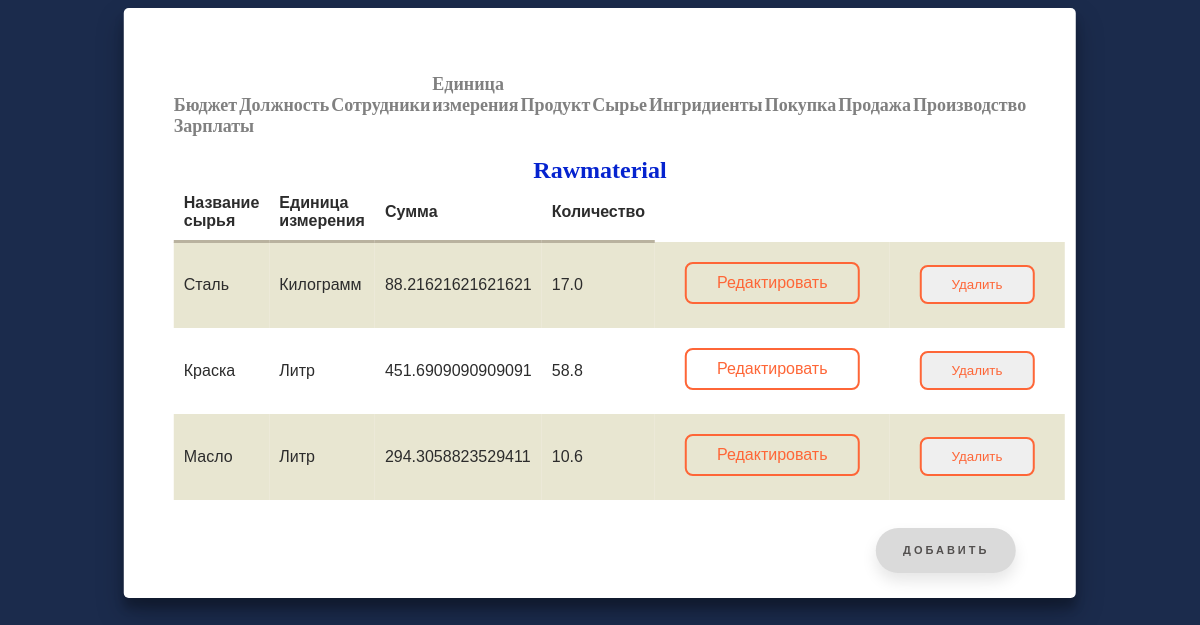
/rawmaterial, run on the app's committed database.
### modul/models.py (models this page shows, shortened)
class Rawmaterial(models.Model):
    Rm_name = models.CharField("Название",max_length=150)
    Unit = models.ForeignKey(Units,verbose_name="Единица измерения",null=True,on_delete=models.SET_NULL)
    Summ = models.FloatField("Сумма",default=0)
    Amount = models.FloatField("Количество",default=0)
    class Meta:
        verbose_name = 'Сырьё'
        verbose_name_plural = 'Сырьё'

class  Units(models.Model):
    Unit = models.CharField("Единица измерения",max_length=100)
    class Meta:
        verbose_name = 'Единица измерения'
        verbose_name_plural = 'Единицы измерения'

### modul/views.py (the view)
# urls.py: path("rawmaterial",views.RawsView.as_view(), name = 'raw'),
class RawsView(ListView):
    model = Rawmaterial
    template_name = 'modul/raw.html'
    context_object_name = 'raws'

### modul/templates/modul/raw.html
{% extends "modul/home.html"%}
{% block content %}
<h2>Rawmaterial</h2>
<table>
    <tr>
        <th>Название сырья</th>
        <th>Единица измерения</th>
        <th>Сумма</th>
        <th>Количество</th>
    </tr>
    {% for rawmaterial in raws %}
        <tr>
            <td>{{ rawmaterial.Rm_name }}</td>
            <td>{{ rawmaterial.Unit.Unit }}</td>
            <td>{{ rawmaterial.Summ }}</td>
            <td>{{ rawmaterial.Amount }}</td>
            <td>
                <a href="{% url 'rawupdate' rawmaterial.id %}" class="shine-button">Редактировать</a>
            </td>
            <td>
                <form id="delete_form" action="{% url 'rawdelete' rawmaterial.id %}" method="post">{% csrf_token %}
                    <button type="submit" class="shine-button">Удалить</button>
                </form>
            </td>
        </tr>
    {% endfor%}
</table><br>
<a href="{% url 'createraw' %}" class="floating-button">Добавить</a>
{% endblock %}

### static/modul/css/main.css (style rules this page uses)
table { font-family: "Lucida Sans Unicode", "Lucida Grande", Sans-Serif; border-collapse: collapse; color: #2c2c2c; margin: auto; }
th { border-bottom: 3px solid #B9B29F; padding: 10px; text-align: left; }
td { padding: 10px; }
tr:nth-child(odd) { background: white; }
tr:nth-child(even) { background: #E8E6D1; }
.tabs h2 { text-align: center; font-family: "Montserrat"; color: #0523cf; font-weight: bold; padding: 10px 0 0 0; margin: 0; }
.shine-button { text-decoration: none; display: inline-block; padding: 10px 30px; margin: 10px 20px; position: relative; overflow: hidden; border: 2px solid #fe6637; border-radius: 8px; font-family: 'Montserrat', sans-serif; color: #fe6637; transition: .2s ease-in-out; }
.shine-button:before { content: ""; background: linear-gradient(90deg, rgba(255, 255, 255, .1), rgba(255, 255, 255, .5)); height: 50px; width: 50px; position: absolute; top: -8px; left: -75px; transform: skewX(-45deg); }
.floating-button { text-decoration: none; display: inline-block; width: 140px; height: 45px; line-height: 45px; border-radius: 45px; margin: 10px 20px; font-family: 'Montserrat', sans-serif; font-size: 11px; text-transform: uppercase; text-align: center; letter-spacing: 3px; font-weight: 600; color: #524f4e; background: rgb(218, 218, 218); box-shadow: 0 8px 15px rgba(0, 0, 0, .1); transition: .3s; position: absolute; right: 0; margin-right: 60px; }

### data on the page
Rawmaterial: Rm_name "Сталь", Unit.Unit "Килограмм", Summ "88.21621621621621", Amount "17.0"
Rawmaterial: Rm_name "Краска", Unit.Unit "Литр", Summ "451.6909090909091", Amount "58.8"
Rawmaterial: Rm_name "Масло", Unit.Unit "Литр", Summ "294.3058823529411", Amount "10.6"
